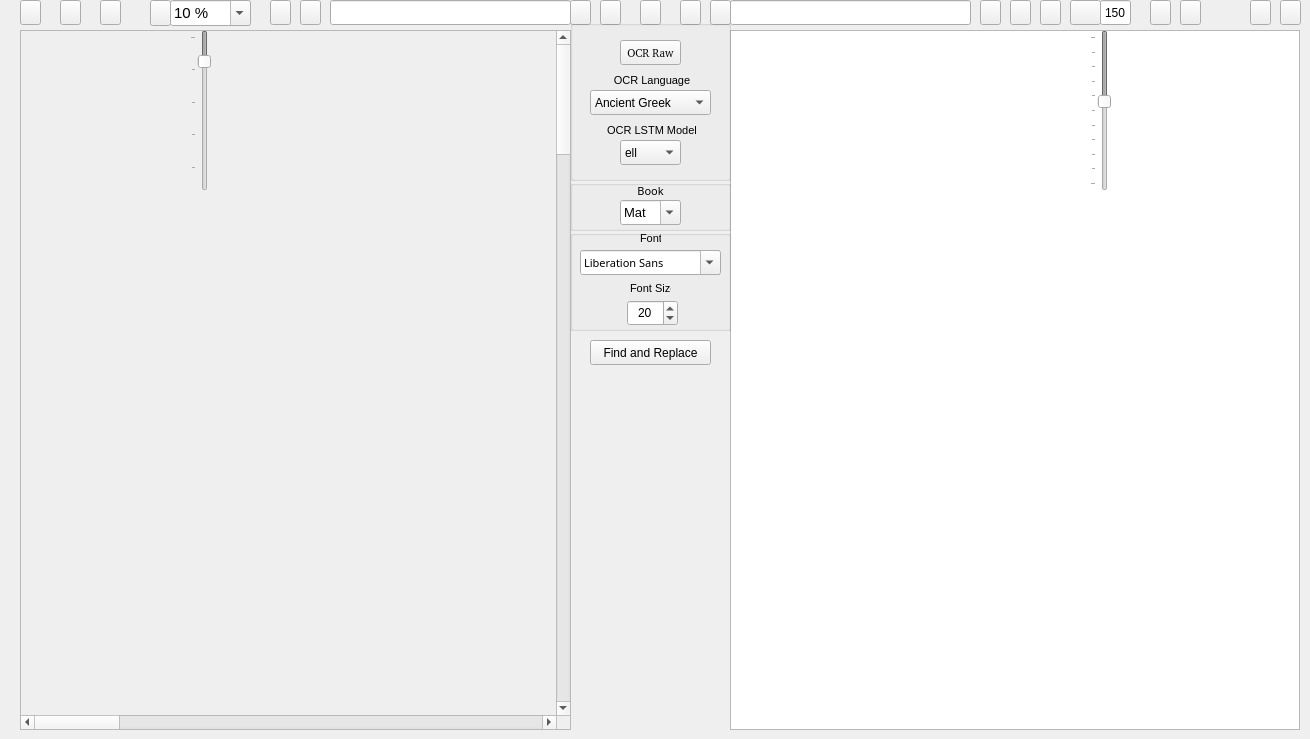
  <widget class="QWidget" name="centralwidget">
   <widget class="QScrollArea" name="ImagescrollArea">
    <property name="geometry">
     <rect>
      <x>20</x>
      <y>30</y>
      <width>551</width>
      <height>700</height>
     </rect>
    </property>
    <property name="sizePolicy">
     <sizepolicy hsizetype="Preferred" vsizetype="Preferred">
      <horstretch>0</horstretch>
      <verstretch>0</verstretch>
     </sizepolicy>
    </property>
    <property name="minimumSize">
     <size>
      <width>501</width>
      <height>600</height>
     </size>
    </property>
    <property name="widgetResizable">
     <bool>true</bool>
    </property>
    <property name="alignment">
     <set>Qt::AlignLeading|Qt::AlignLeft|Qt::AlignTop</set>
    </property>
    <widget class="QWidget" name="ImagescrollAreaWidgetContents">
     <property name="geometry">
      <rect>
       <x>0</x>
       <y>0</y>
       <width>3200</width>
       <height>4800</height>
      </rect>
     </property>
     <property name="sizePolicy">
      <sizepolicy hsizetype="Minimum" vsizetype="Minimum">
       <horstretch>0</horstretch>
       <verstretch>0</verstretch>
      </sizepolicy>
     </property>
     <property name="minimumSize">
      <size>
       <width>3200</width>
       <height>4800</height>
      </size>
     </property>
     <property name="sizeIncrement">
      <size>
       <width>0</width>
       <height>0</height>
      </size>
     </property>
     <property name="baseSize">
      <size>
       <width>520</width>
       <height>700</height>
      </size>
     </property>
     <widget class="QLabel" name="Image">
      <property name="geometry">
       <rect>
        <x>0</x>
        <y>2</y>
        <width>6800</width>
        <height>9600</height>
       </rect>
      </property>
      <property name="sizePolicy">
       <sizepolicy hsizetype="Expanding" vsizetype="Expanding">
        <horstretch>0</horstretch>
        <verstretch>0</verstretch>
       </sizepolicy>
      </property>
      <property name="minimumSize">
       <size>
        <width>3400</width>
        <height>4800</height>
       </size>
      </property>
      <property name="baseSize">
       <size>
        <width>520</width>
        <height>700</height>
       </size>
      </property>
      <property name="acceptDrops">
       <bool>true</bool>
      </property>
      <property name="text">
       <string/>
      </property>
      <property name="scaledContents">
       <bool>false</bool>
      </property>
      <property name="alignment">
       <set>Qt::AlignLeading|Qt::AlignLeft|Qt::AlignTop</set>
      </property>
     </widget>
    </widget>
   </widget>
   <widget class="QPushButton" name="OpenImageFilebutton">
    <property name="geometry">
     <rect>
      <x>20</x>
      <y>0</y>
      <width>21</width>
      <height>25</height>
     </rect>
    </property>
    <property name="font">
     <font>
      <family>FROMVS [MAXR]</family>
      <pointsize>8</pointsize>
     </font>
    </property>
    <property name="toolTip">
     <string>Open current image</string>
    </property>
    <property name="text">
     <string/>
    </property>
    <property name="icon">
     <iconset resource="../UI_Icons.qrc">
      <normaloff>:/Icons/Icons/folder-open-image.png</normaloff>:/Icons/Icons/folder-open-image.png</iconset>
    </property>
   </widget>
   <widget class="QLineEdit" name="ImageLe">
    <property name="geometry">
     <rect>
      <x>330</x>
      <y>0</y>
      <width>241</width>
      <height>25</height>
     </rect>
    </property>
    <property name="toolTip">
     <string>Current image name</string>
    </property>
   </widget>
   <widget class="QPushButton" name="EditCorrectedTextbutton">
    <property name="geometry">
     <rect>
      <x>980</x>
      <y>0</y>
      <width>21</width>
      <height>25</height>
     </rect>
    </property>
    <property name="font">
     <font>
      <family>FROMVS [MAXR]</family>
      <pointsize>8</pointsize>
     </font>
    </property>
    <property name="toolTip">
     <string>Open current text(.txt,.csv) file</string>
    </property>
    <property name="text">
     <string/>
    </property>
    <property name="icon">
     <iconset resource="../UI_Icons.qrc">
      <normaloff>:/Icons/Icons/folder-open-document-text.png</normaloff>:/Icons/Icons/folder-open-document-text.png</iconset>
    </property>
   </widget>
   <widget class="QPushButton" name="SaveAsOCRCorrTextbutton">
    <property name="geometry">
     <rect>
      <x>1250</x>
      <y>0</y>
      <width>21</width>
      <height>25</height>
     </rect>
    </property>
    <property name="font">
     <font>
      <family>FROMVS [MAXR]</family>
      <pointsize>8</pointsize>
     </font>
    </property>
    <property name="toolTip">
     <string>Save current text file as...</string>
    </property>
    <property name="text">
     <string/>
    </property>
    <property name="icon">
     <iconset resource="../UI_Icons.qrc">
      <normaloff>:/Icons/Icons/disk-rename.png</normaloff>:/Icons/Icons/disk-rename.png</iconset>
    </property>
   </widget>
   <widget class="QPushButton" name="SaveOCRCorrTextbutton">
    <property name="geometry">
     <rect>
      <x>1280</x>
      <y>0</y>
      <width>21</width>
      <height>25</height>
     </rect>
    </property>
    <property name="font">
     <font>
      <family>FROMVS [MAXR]</family>
      <pointsize>8</pointsize>
     </font>
    </property>
    <property name="toolTip">
     <string>Overwrite current text file</string>
    </property>
    <property name="text">
     <string/>
    </property>
    <property name="icon">
     <iconset resource="../UI_Icons.qrc">
      <normaloff>:/Icons/Icons/disk.png</normaloff>:/Icons/Icons/disk.png</iconset>
    </property>
   </widget>
   <widget class="QTextEdit" name="OCRText">
    <property name="geometry">
     <rect>
      <x>730</x>
      <y>30</y>
      <width>570</width>
      <height>700</height>
     </rect>
    </property>
    <property name="minimumSize">
     <size>
      <width>540</width>
      <height>600</height>
     </size>
    </property>
    <property name="font">
     <font>
      <pointsize>8</pointsize>
     </font>
    </property>
    <property name="acceptDrops">
     <bool>false</bool>
    </property>
   </widget>
   <widget class="QPushButton" name="Writerbutton">
    <property name="geometry">
     <rect>
      <x>1180</x>
      <y>0</y>
      <width>21</width>
      <height>25</height>
     </rect>
    </property>
    <property name="toolTip">
     <string>Edit current text(.txt) file with OpenOffice Writer</string>
    </property>
    <property name="text">
     <string/>
    </property>
    <property name="icon">
     <iconset resource="../UI_Icons.qrc">
      <normaloff>:/Icons/Icons/libreoffice-writer.png</normaloff>:/Icons/Icons/libreoffice-writer.png</iconset>
    </property>
   </widget>
   <widget class="QPushButton" name="reloadTextbutton">
    <property name="geometry">
     <rect>
      <x>710</x>
      <y>0</y>
      <width>21</width>
      <height>25</height>
     </rect>
    </property>
    <property name="toolTip">
     <string>Reload current text</string>
    </property>
    <property name="text">
     <string/>
    </property>
    <property name="icon">
     <iconset resource="../UI_Icons.qrc">
      <normaloff>:/Icons/Icons/reload-text.png</normaloff>:/Icons/Icons/reload-text.png</iconset>
    </property>
   </widget>
   <widget class="QPushButton" name="reloadImagebutton">
    <property name="geometry">
     <rect>
      <x>570</x>
      <y>0</y>
      <width>21</width>
      <height>25</height>
     </rect>
    </property>
    <property name="toolTip">
     <string>Reload current image</string>
    </property>
    <property name="text">
     <string/>
    </property>
    <property name="icon">
     <iconset resource="../UI_Icons.qrc">
      <normaloff>:/Icons/Icons/reload.png</normaloff>:/Icons/Icons/reload.png</iconset>
    </property>
   </widget>
   <widget class="QPushButton" name="MyPixlerbutton">
    <property name="geometry">
     <rect>
      <x>60</x>
      <y>0</y>
      <width>21</width>
      <height>25</height>
     </rect>
    </property>
    <property name="toolTip">
     <string>Edit images with Pixer</string>
    </property>
    <property name="text">
     <string/>
    </property>
    <property name="icon">
     <iconset resource="../UI_Icons.qrc">
      <normaloff>:/Icons/Icons/BiblionPixler1.png</normaloff>:/Icons/Icons/BiblionPixler1.png</iconset>
    </property>
   </widget>
   <widget class="QPushButton" name="Deskewbutton">
    <property name="geometry">
     <rect>
      <x>100</x>
      <y>0</y>
      <width>21</width>
      <height>25</height>
     </rect>
    </property>
    <property name="font">
     <font>
      <pointsize>8</pointsize>
     </font>
    </property>
    <property name="toolTip">
     <string>Deskew current image</string>
    </property>
    <property name="text">
     <string/>
    </property>
    <property name="icon">
     <iconset resource="../UI_Icons.qrc">
      <normaloff>:/Icons/Icons/deskew_clear.png</normaloff>:/Icons/Icons/deskew_clear.png</iconset>
    </property>
   </widget>
   <widget class="QPushButton" name="PrevImgButton">
    <property name="geometry">
     <rect>
      <x>270</x>
      <y>0</y>
      <width>21</width>
      <height>25</height>
     </rect>
    </property>
    <property name="toolTip">
     <string>Previous current image - !pair independent</string>
    </property>
    <property name="text">
     <string/>
    </property>
    <property name="icon">
     <iconset resource="../UI_Icons.qrc">
      <normaloff>:/Icons/Icons/back_image.png</normaloff>:/Icons/Icons/back_image.png</iconset>
    </property>
   </widget>
   <widget class="QPushButton" name="NextImgButton">
    <property name="geometry">
     <rect>
      <x>300</x>
      <y>0</y>
      <width>21</width>
      <height>25</height>
     </rect>
    </property>
    <property name="toolTip">
     <string>Next current image - !pair independent</string>
    </property>
    <property name="text">
     <string/>
    </property>
    <property name="icon">
     <iconset resource="../UI_Icons.qrc">
      <normaloff>:/Icons/Icons/forward_image.png</normaloff>:/Icons/Icons/forward_image.png</iconset>
    </property>
   </widget>
   <widget class="QPushButton" name="PrevTxtButton">
    <property name="geometry">
     <rect>
      <x>1010</x>
      <y>0</y>
      <width>21</width>
      <height>25</height>
     </rect>
    </property>
    <property name="toolTip">
     <string>Previous current text - !pair independent</string>
    </property>
    <property name="text">
     <string/>
    </property>
    <property name="icon">
     <iconset resource="../UI_Icons.qrc">
      <normaloff>:/Icons/Icons/back_text.png</normaloff>:/Icons/Icons/back_text.png</iconset>
    </property>
   </widget>
   <widget class="QPushButton" name="NextTxtButton">
    <property name="geometry">
     <rect>
      <x>1040</x>
      <y>0</y>
      <width>21</width>
      <height>25</height>
     </rect>
    </property>
    <property name="toolTip">
     <string>Next current text - !pair independent</string>
    </property>
    <property name="text">
     <string/>
    </property>
    <property name="icon">
     <iconset resource="../UI_Icons.qrc">
      <normaloff>:/Icons/Icons/forward_text.png</normaloff>:/Icons/Icons/forward_text.png</iconset>
    </property>
   </widget>
   <widget class="QPushButton" name="BothNextButton">
    <property name="geometry">
     <rect>
      <x>680</x>
      <y>0</y>
      <width>21</width>
      <height>25</height>
     </rect>
    </property>
    <property name="toolTip">
     <string>Next current image|text pair</string>
    </property>
    <property name="text">
     <string/>
    </property>
    <property name="icon">
     <iconset resource="../UI_Icons.qrc">
      <normaloff>:/Icons/Icons/ui-button-navigation.png</normaloff>:/Icons/Icons/ui-button-navigation.png</iconset>
    </property>
   </widget>
   <widget class="QPushButton" name="BothPrevButton">
    <property name="geometry">
     <rect>
      <x>600</x>
      <y>0</y>
      <width>21</width>
      <height>25</height>
     </rect>
    </property>
    <property name="toolTip">
     <string>Previous current image|text pair</string>
    </property>
    <property name="text">
     <string/>
    </property>
    <property name="icon">
     <iconset resource="../UI_Icons.qrc">
      <normaloff>:/Icons/Icons/ui-button-navigation-back.png</normaloff>:/Icons/Icons/ui-button-navigation-back.png</iconset>
    </property>
   </widget>
   <widget class="QPushButton" name="BothLoadButton">
    <property name="enabled">
     <bool>true</bool>
    </property>
    <property name="geometry">
     <rect>
      <x>640</x>
      <y>0</y>
      <width>21</width>
      <height>25</height>
     </rect>
    </property>
    <property name="font">
     <font>
      <family>FROMVS [MAXR]</family>
      <pointsize>8</pointsize>
     </font>
    </property>
    <property name="toolTip">
     <string>Load current image|text pair</string>
    </property>
    <property name="text">
     <string/>
    </property>
    <property name="icon">
     <iconset resource="../UI_Icons.qrc">
      <normaloff>:/Icons/Icons/synchronize.png</normaloff>:/Icons/Icons/synchronize.png</iconset>
    </property>
   </widget>
   <widget class="QGroupBox" name="OCRgroupBox">
    <property name="geometry">
     <rect>
      <x>570</x>
      <y>20</y>
      <width>161</width>
      <height>161</height>
     </rect>
    </property>
    <property name="title">
     <string/>
    </property>
    <widget class="QComboBox" name="OCRlangComboBox">
     <property name="geometry">
      <rect>
       <x>20</x>
       <y>70</y>
       <width>121</width>
       <height>25</height>
      </rect>
     </property>
     <property name="toolTip">
      <string>Select OCR language</string>
     </property>
     <property name="locale">
      <locale language="English" country="UnitedStates"/>
     </property>
     <property name="editable">
      <bool>false</bool>
     </property>
     <item>
      <property name="text">
       <string>Ancient Greek</string>
      </property>
     </item>
     <item>
      <property name="text">
       <string>Middle Greek</string>
      </property>
     </item>
     <item>
      <property name="text">
       <string>Modern Greek</string>
      </property>
     </item>
     <item>
      <property name="text">
       <string>Hebrew</string>
      </property>
     </item>
     <item>
      <property name="text">
       <string>Latin</string>
      </property>
     </item>
    </widget>
    <widget class="QLabel" name="OCRlanglabel">
     <property name="geometry">
      <rect>
       <x>40</x>
       <y>50</y>
       <width>81</width>
       <height>20</height>
      </rect>
     </property>
     <property name="font">
      <font>
       <pointsize>8</pointsize>
      </font>
     </property>
     <property name="text">
      <string> OCR Language</string>
     </property>
     <property name="alignment">
      <set>Qt::AlignCenter</set>
     </property>
    </widget>
    <widget class="QLabel" name="OCRModellabel">
     <property name="geometry">
      <rect>
       <x>30</x>
       <y>100</y>
       <width>101</width>
       <height>20</height>
      </rect>
     </property>
     <property name="font">
      <font>
       <pointsize>8</pointsize>
      </font>
     </property>
     <property name="toolTip">
      <string>Select OCR LSTM model</string>
     </property>
     <property name="text">
      <string> OCR LSTM Model</string>
     </property>
     <property name="alignment">
      <set>Qt::AlignCenter</set>
     </property>
    </widget>
    <widget class="QComboBox" name="OCRModelComboBox">
     <property name="geometry">
      <rect>
       <x>50</x>
       <y>120</y>
       <width>61</width>
       <height>25</height>
      </rect>
     </property>
     <property name="toolTip">
      <string>Select OCR language model</string>
     </property>
     <property name="locale">
      <locale language="English" country="UnitedStates"/>
     </property>
     <property name="editable">
      <bool>false</bool>
     </property>
     <item>
      <property name="text">
       <string>ell</string>
      </property>
     </item>
     <item>
      <property name="text">
       <string>grc</string>
      </property>
     </item>
     <item>
      <property name="text">
       <string>feg</string>
      </property>
     </item>
     <item>
      <property name="text">
       <string>heb</string>
      </property>
     </item>
     <item>
      <property name="text">
       <string>feh</string>
      </property>
     </item>
     <item>
      <property name="text">
       <string>lat</string>
      </property>
     </item>
     <item>
      <property name="text">
       <string>fel</string>
      </property>
     </item>
    </widget>
    <widget class="QPushButton" name="OCRbutton">
     <property name="geometry">
      <rect>
       <x>50</x>
       <y>20</y>
       <width>61</width>
       <height>25</height>
      </rect>
     </property>
     <property name="font">
      <font>
       <family>FROMVS [MAXR]</family>
       <pointsize>8</pointsize>
      </font>
     </property>
     <property name="toolTip">
      <string>OCR current image</string>
     </property>
     <property name="text">
      <string>OCR Raw</string>
     </property>
     <property name="icon">
      <iconset resource="../UI_Icons.qrc">
       <normaloff>:/Icons/Icons/ocr3.png</normaloff>:/Icons/Icons/ocr3.png</iconset>
     </property>
    </widget>
   </widget>
   <widget class="QLineEdit" name="TextLE">
    <property name="geometry">
     <rect>
      <x>730</x>
      <y>0</y>
      <width>241</width>
      <height>25</height>
     </rect>
    </property>
   </widget>
   <widget class="QGroupBox" name="SessiongroupBox">
    <property name="geometry">
     <rect>
      <x>570</x>
      <y>180</y>
      <width>161</width>
      <height>51</height>
     </rect>
    </property>
    <property name="title">
     <string/>
    </property>
    <widget class="QLabel" name="booklabel">
     <property name="geometry">
      <rect>
       <x>50</x>
       <y>0</y>
       <width>61</width>
       <height>21</height>
      </rect>
     </property>
     <property name="font">
      <font>
       <family>FROMVS</family>
       <pointsize>8</pointsize>
       <weight>50</weight>
       <italic>false</italic>
       <bold>false</bold>
      </font>
     </property>
     <property name="text">
      <string>Book</string>
     </property>
     <property name="alignment">
      <set>Qt::AlignCenter</set>
     </property>
    </widget>
    <widget class="QComboBox" name="bookComboBox">
     <property name="geometry">
      <rect>
       <x>50</x>
       <y>20</y>
       <width>61</width>
       <height>25</height>
      </rect>
     </property>
     <property name="font">
      <font>
       <pointsize>10</pointsize>
      </font>
     </property>
     <property name="toolTip">
      <string>Bible book current image|text directory</string>
     </property>
     <property name="editable">
      <bool>true</bool>
     </property>
     <item>
      <property name="text">
       <string>Mat</string>
      </property>
     </item>
     <item>
      <property name="text">
       <string>Mar</string>
      </property>
     </item>
     <item>
      <property name="text">
       <string>Luk</string>
      </property>
     </item>
     <item>
      <property name="text">
       <string>Joh</string>
      </property>
     </item>
     <item>
      <property name="text">
       <string>Act</string>
      </property>
     </item>
     <item>
      <property name="text">
       <string>Rom</string>
      </property>
     </item>
     <item>
      <property name="text">
       <string>1Co</string>
      </property>
     </item>
     <item>
      <property name="text">
       <string>2Co</string>
      </property>
     </item>
     <item>
      <property name="text">
       <string>Gal</string>
      </property>
     </item>
     <item>
      <property name="text">
       <string>Eph</string>
      </property>
     </item>
     <item>
      <property name="text">
       <string>Php</string>
      </property>
     </item>
     <item>
      <property name="text">
       <string>Col</string>
      </property>
     </item>
     <item>
      <property name="text">
       <string>1Th</string>
      </property>
     </item>
     <item>
      <property name="text">
       <string>2Th</string>
      </property>
     </item>
     <item>
      <property name="text">
       <string>1Ti</string>
      </property>
     </item>
     <item>
      <property name="text">
       <string>2Ti</string>
      </property>
     </item>
     <item>
      <property name="text">
       <string>Tit</string>
      </property>
     </item>
     <item>
      <property name="text">
       <string>Phm</string>
      </property>
     </item>
     <item>
      <property name="text">
       <string>Heb</string>
      </property>
     </item>
     <item>
      <property name="text">
       <string>Jas</string>
      </property>
     </item>
     <item>
      <property name="text">
       <string>1Pe</string>
      </property>
     </item>
     <item>
      <property name="text">
       <string>2Pe</string>
      </property>
     </item>
     <item>
      <property name="text">
       <string>1Jn</string>
      </property>
     </item>
     <item>
      <property name="text">
       <string>2Jn</string>
      </property>
     </item>
     <item>
      <property name="text">
       <string>3Jn</string>
      </property>
     </item>
     <item>
      <property name="text">
       <string>Jud</string>
      </property>
     </item>
     <item>
      <property name="text">
       <string>Rev</string>
      </property>
     </item>
    </widget>
   </widget>
   <widget class="QGroupBox" name="TextgroupBox">
    <property name="geometry">
     <rect>
      <x>570</x>
      <y>230</y>
      <width>161</width>
      <height>101</height>
     </rect>
    </property>
    <property name="title">
     <string/>
    </property>
    <widget class="QLabel" name="fontlabel">
     <property name="geometry">
      <rect>
       <x>70</x>
       <y>0</y>
       <width>21</width>
       <height>17</height>
      </rect>
     </property>
     <property name="font">
      <font>
       <pointsize>8</pointsize>
      </font>
     </property>
     <property name="text">
      <string>Font</string>
     </property>
    </widget>
    <widget class="QLabel" name="fontSizelabel">
     <property name="geometry">
      <rect>
       <x>60</x>
       <y>50</y>
       <width>41</width>
       <height>17</height>
      </rect>
     </property>
     <property name="font">
      <font>
       <pointsize>8</pointsize>
      </font>
     </property>
     <property name="text">
      <string>Font Size</string>
     </property>
    </widget>
    <widget class="QSpinBox" name="fontSizeBox">
     <property name="geometry">
      <rect>
       <x>57</x>
       <y>70</y>
       <width>51</width>
       <height>26</height>
      </rect>
     </property>
     <property name="toolTip">
      <string>Select font size</string>
     </property>
     <property name="alignment">
      <set>Qt::AlignCenter</set>
     </property>
     <property name="minimum">
      <number>6</number>
     </property>
     <property name="maximum">
      <number>30</number>
     </property>
     <property name="value">
      <number>20</number>
     </property>
    </widget>
    <widget class="QFontComboBox" name="fontComboBox">
     <property name="geometry">
      <rect>
       <x>10</x>
       <y>20</y>
       <width>141</width>
       <height>25</height>
      </rect>
     </property>
     <property name="font">
      <font>
       <family>FROMVS</family>
       <pointsize>8</pointsize>
       <weight>50</weight>
       <italic>false</italic>
       <bold>false</bold>
      </font>
     </property>
     <property name="toolTip">
      <string>Select font</string>
     </property>
    </widget>
   </widget>
   <widget class="QComboBox" name="ZoomComboBox">
    <property name="geometry">
     <rect>
      <x>170</x>
      <y>0</y>
      <width>81</width>
      <height>26</height>
     </rect>
    </property>
    <property name="sizePolicy">
     <sizepolicy hsizetype="Preferred" vsizetype="Preferred">
      <horstretch>0</horstretch>
      <verstretch>0</verstretch>
     </sizepolicy>
    </property>
    <property name="font">
     <font>
      <pointsize>11</pointsize>
     </font>
    </property>
    <property name="toolTip">
     <string>Select current image zoom</string>
    </property>
    <property name="inputMethodHints">
     <set>Qt::ImhNone</set>
    </property>
    <property name="editable">
     <bool>true</bool>
    </property>
    <property name="currentText">
     <string>10 %</string>
    </property>
    <property name="insertPolicy">
     <enum>QComboBox::NoInsert</enum>
    </property>
    <item>
     <property name="text">
      <string>10 %</string>
     </property>
    </item>
    <item>
     <property name="text">
      <string>25 %</string>
     </property>
    </item>
    <item>
     <property name="text">
      <string>50 %</string>
     </property>
    </item>
    <item>
     <property name="text">
      <string>100 %</string>
     </property>
    </item>
    <item>
     <property name="text">
      <string>200 %</string>
     </property>
    </item>
   </widget>
   <widget class="QPushButton" name="Zoombutton">
    <property name="enabled">
     <bool>true</bool>
    </property>
    <property name="geometry">
     <rect>
      <x>150</x>
      <y>0</y>
      <width>21</width>
      <height>26</height>
     </rect>
    </property>
    <property name="font">
     <font>
      <pointsize>8</pointsize>
     </font>
    </property>
    <property name="toolTip">
     <string>Zoom decorator</string>
    </property>
    <property name="text">
     <string/>
    </property>
    <property name="icon">
     <iconset resource="../UI_Icons.qrc">
      <normaloff>:/Icons/Icons/image-resize1.png</normaloff>:/Icons/Icons/image-resize1.png</iconset>
    </property>
   </widget>
   <widget class="QSlider" name="LHslider">
    <property name="enabled">
     <bool>false</bool>
    </property>
    <property name="geometry">
     <rect>
      <x>1090</x>
      <y>30</y>
      <width>21</width>
      <height>161</height>
     </rect>
    </property>
    <property name="toolTip">
     <string>Set current text line spacing</string>
    </property>
    <property name="minimum">
     <number>100</number>
    </property>
    <property name="maximum">
     <number>200</number>
    </property>
    <property name="singleStep">
     <number>2</number>
    </property>
    <property name="pageStep">
     <number>10</number>
    </property>
    <property name="value">
     <number>144</number>
    </property>
    <property name="sliderPosition">
     <number>144</number>
    </property>
    <property name="orientation">
     <enum>Qt::Vertical</enum>
    </property>
    <property name="invertedAppearance">
     <bool>true</bool>
    </property>
    <property name="tickPosition">
     <enum>QSlider::TicksAbove</enum>
    </property>
   </widget>
   <widget class="QLineEdit" name="LHlineEdit">
    <property name="geometry">
     <rect>
      <x>1100</x>
      <y>0</y>
      <width>31</width>
      <height>25</height>
     </rect>
    </property>
    <property name="toolTip">
     <string>Current text line spacing</string>
    </property>
    <property name="text">
     <string>150</string>
    </property>
    <property name="maxLength">
     <number>32767</number>
    </property>
    <property name="alignment">
     <set>Qt::AlignCenter</set>
    </property>
    <property name="placeholderText">
     <string>150</string>
    </property>
    <property name="clearButtonEnabled">
     <bool>false</bool>
    </property>
   </widget>
   <widget class="QPushButton" name="LHDialogtbutton">
    <property name="enabled">
     <bool>true</bool>
    </property>
    <property name="geometry">
     <rect>
      <x>1070</x>
      <y>0</y>
      <width>31</width>
      <height>25</height>
     </rect>
    </property>
    <property name="font">
     <font>
      <family>FROMVS [MAXR]</family>
      <pointsize>8</pointsize>
     </font>
    </property>
    <property name="toolTip">
     <string>Enable line spacing slider</string>
    </property>
    <property name="text">
     <string/>
    </property>
    <property name="icon">
     <iconset resource="../UI_Icons.qrc">
      <normaloff>:/Icons/Icons/edit-line-spacing.png</normaloff>:/Icons/Icons/edit-line-spacing.png</iconset>
    </property>
   </widget>
   <widget class="QSlider" name="Zoomslider">
    <property name="enabled">
     <bool>false</bool>
    </property>
    <property name="geometry">
     <rect>
      <x>190</x>
      <y>30</y>
      <width>21</width>
      <height>161</height>
     </rect>
    </property>
    <property name="toolTip">
     <string>Set current text line spacing</string>
    </property>
    <property name="minimum">
     <number>10</number>
    </property>
    <property name="maximum">
     <number>100</number>
    </property>
    <property name="singleStep">
     <number>1</number>
    </property>
    <property name="pageStep">
     <number>20</number>
    </property>
    <property name="value">
     <number>25</number>
    </property>
    <property name="sliderPosition">
     <number>25</number>
    </property>
    <property name="orientation">
     <enum>Qt::Vertical</enum>
    </property>
    <property name="invertedAppearance">
     <bool>true</bool>
    </property>
    <property name="tickPosition">
     <enum>QSlider::TicksAbove</enum>
    </property>
   </widget>
   <widget class="QPushButton" name="MyWriterbutton">
    <property name="geometry">
     <rect>
      <x>1150</x>
      <y>0</y>
      <width>21</width>
      <height>25</height>
     </rect>
    </property>
    <property name="toolTip">
     <string>Edit current text(.txt) file with OpenOffice Writer</string>
    </property>
    <property name="text">
     <string/>
    </property>
    <property name="icon">
     <iconset resource="../UI_Icons.qrc">
      <normaloff>:/Icons/Icons/BiblionWriter.png</normaloff>:/Icons/Icons/BiblionWriter.png</iconset>
    </property>
   </widget>
   <widget class="QPushButton" name="FindReplacebutton">
    <property name="geometry">
     <rect>
      <x>590</x>
      <y>340</y>
      <width>121</width>
      <height>25</height>
     </rect>
    </property>
    <property name="font">
     <font>
      <pointsize>9</pointsize>
     </font>
    </property>
    <property name="text">
     <string>Find and Replace</string>
    </property>
    <property name="icon">
     <iconset resource="../UI_Icons.qrc">
      <normaloff>:/Icons/Icons/search.png</normaloff>:/Icons/Icons/search.png</iconset>
    </property>
   </widget>
  </widget>
